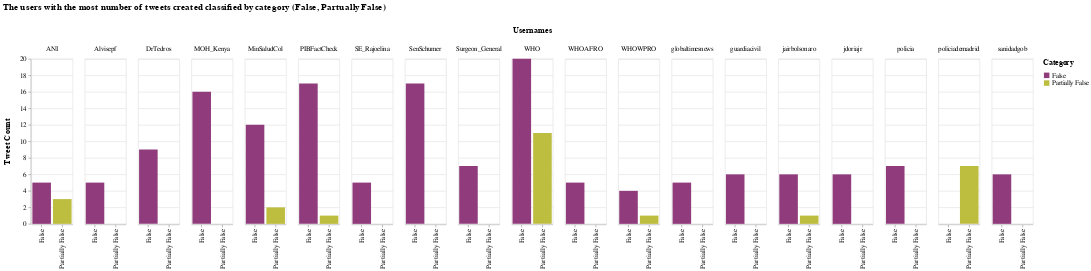

The notebook cell this image was saved under:
### Markdown cell above
We visualize users with the most number of tweets created, we have filtered in the range of a minum of 5 tweets to a maxium to 35 tweets total (which is the maxium number of tweets created by a user in the dataset). Every bar is colored by the amount of tweet written per each category (False, Partually False).

### Code cell
bars = alt.Chart(df).transform_fold(
    ['False', 'Partially False'],
).mark_bar().encode(
    x=alt.X('key:N',title=None),
    y=alt.Y('value:Q',title='Tweet Count'),
    color=alt.Color('key:N',scale=alt.Scale(range=['#903C7C','#BDBD3F']),title="Category"),
    column=alt.Column('Usernames:N')
).transform_filter(
    alt.FieldRangePredicate(field='count', range=[5, 35])
).properties(
    title="The users with the most number of tweets created classified by category (False, Partually False)",
    width=75
).configure_title(
    fontSize=17,
    offset=25
).configure_axis(
    labelFontSize=13,
    titleFontSize=15,
    titlePadding=15
).configure_legend(
    titleFontSize=14,
    labelFontSize=12,
    titlePadding=10
).configure_header(
    labelFontSize=12,
    titleFontSize=15
)


bars

### Figure 1 — Vega-Lite specification as saved in the notebook (floating-point values rounded to 4 significant figures; data arrays with more than 128 entries replaced by an {"elided": "..."} marker saying what was removed)
{"config": {"view": {"continuousWidth": 400, "continuousHeight": 300}, "axis": {"labelFontSize": 13, "titleFontSize": 15, "titlePadding": 15}, "header": {"labelFontSize": 12, "titleFontSize": 15}, "legend": {"labelFontSize": 12, "titleFontSize": 14, "titlePadding": 10}, "title": {"fontSize": 17, "offset": 25}}, "data": {"name": "data-b756270d3117aea3d842026b3f971e76"}, "mark": "bar", "encoding": {"color": {"type": "nominal", "field": "key", "scale": {"range": ["#903C7C", "#BDBD3F"]}, "title": "Category"}, "column": {"type": "nominal", "field": "Usernames"}, "x": {"type": "nominal", "field": "key", "title": null}, "y": {"type": "quantitative", "field": "value", "title": "Tweet Count"}}, "title": "The users with the most number of tweets created classified by category (False, Partually False)", "transform": [{"fold": ["False", "Partially False"]}, {"filter": {"field": "count", "range": [5, 35]}}], "width": 75, "$schema": "https://vega.github.io/schema/vega-lite/v4.8.1.json", "datasets": {"data-b756270d3117aea3d842026b3f971e76": {"elided": "1130 records"}}}
